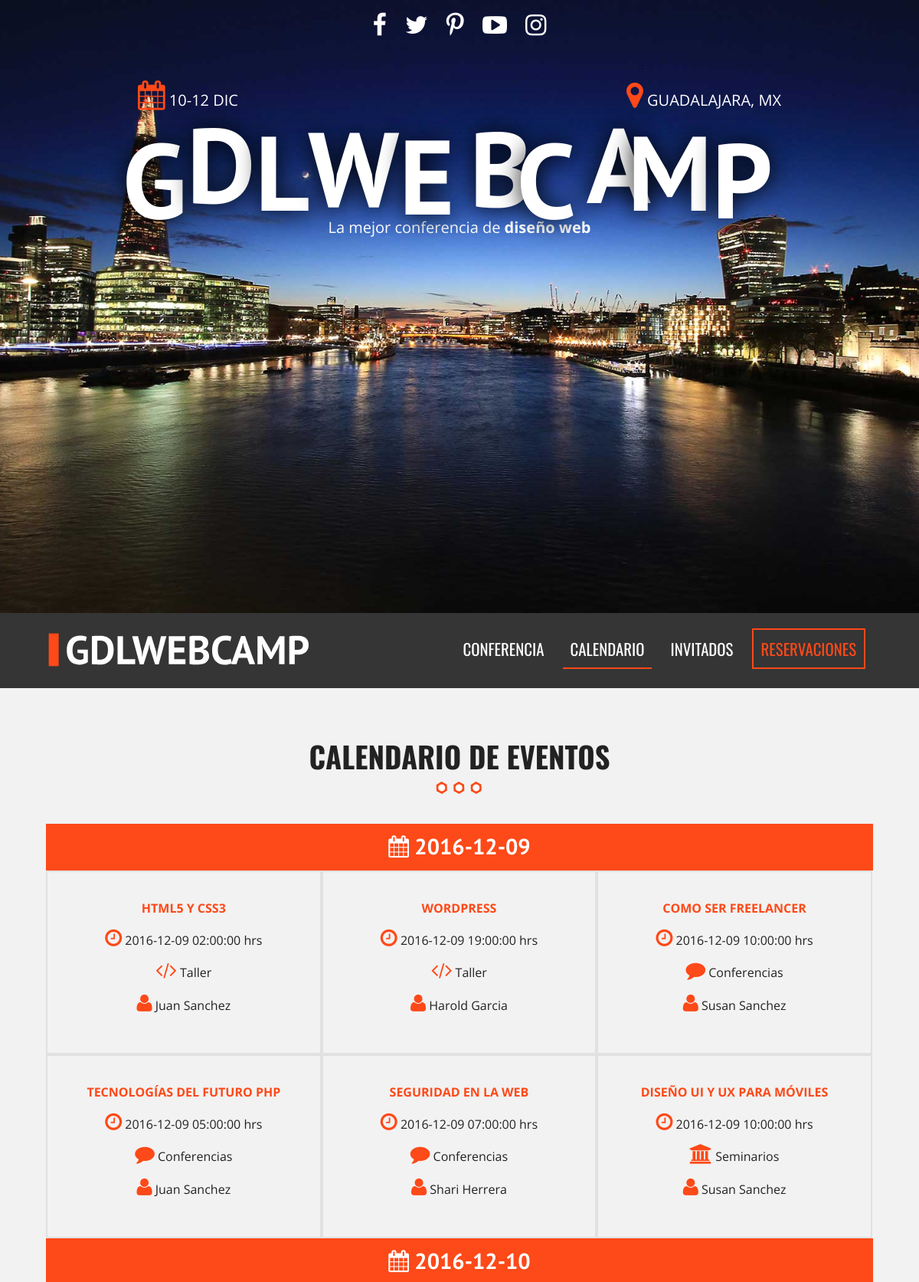
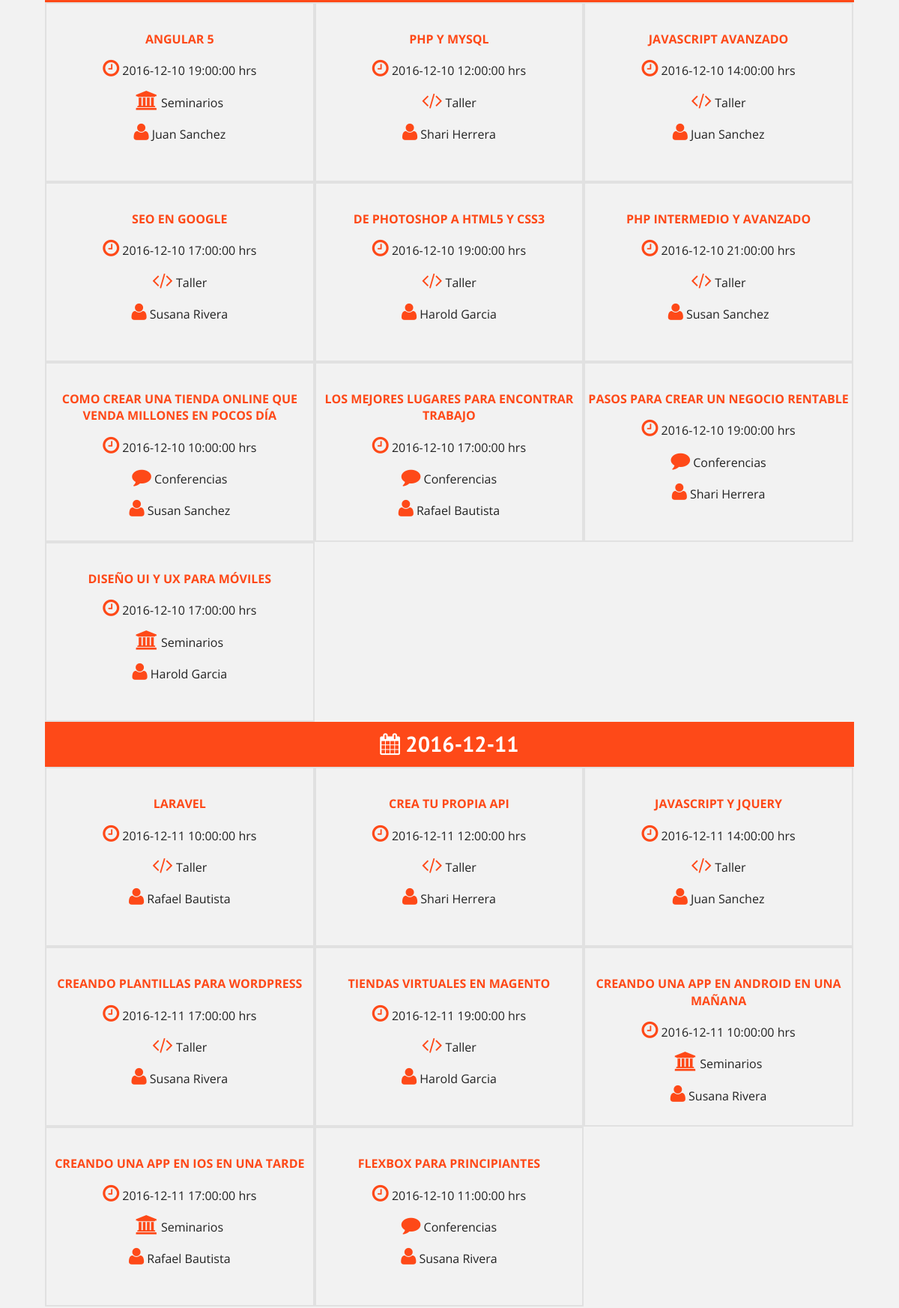
Page /calendario.php (upper part) on the committed database (2 pictures, top to bottom).
### tables this page shows
CREATE TABLE `eventos` (
  `evento_id` tinyint(10) NOT NULL,
  `nombre_evento` varchar(60) NOT NULL,
  `fecha_evento` date NOT NULL,
  `hora_evento` time NOT NULL,
  `id_cat_evento` tinyint(10) NOT NULL,
  `id_inv` tinyint(4) NOT NULL,
  `clave` varchar(10) NOT NULL,
  `editado` datetime NOT NULL
);

CREATE TABLE `invitados` (
  `invitado_id` tinyint(4) NOT NULL,
  `nombre_invitado` varchar(30) NOT NULL,
  `apellido_invitado` varchar(30) NOT NULL,
  `descripcion` text NOT NULL,
  `url_imagen` varchar(50) NOT NULL
);

### calendario.php (the view, shortened to what this page needs)
<?php include_once 'includes/templates/header.php'; ?>
        <section class="seccion contenedor">
              <h2>Calendario de Eventos</h2>
              <?php
                  try {
                    require_once('includes/funciones/bd_conexion.php');
                    $sql = "SELECT `evento_id`, `nombre_evento`, `fecha_evento`, `hora_evento`, `cat_evento`, `nombre_invitado`, `apellido_invitado` ";
                    $sql .= "FROM `eventos` ";
                    $sql .= "INNER JOIN `categoria_evento` ";
                    $sql .= "ON eventos.id_cat_evento=categoria_evento.id_categoria ";
                    $sql .= "INNER JOIN `invitados` ";
                    $sql .= "ON eventos.id_inv=invitados.invitado_id ";
                    $sql .= "ORDER BY `evento_id` ";
                    $resultado = $conn->query($sql);
                  } catch (Exception $e) {
                    $error = $e->getMessage();
                  }
               ?>
               <div class="calendario">
               <?php while($eventos = $resultado->fetch_all(MYSQLI_ASSOC) ) { ?>
                     <?php $dias = array(); ?>
                     <?php foreach($eventos as $evento) {
                        $dias[] = $evento['fecha_evento'];
                     } ?>
                     <?php $dias = array_values(array_unique($dias)) ?>
                     <?php $contador = 0; ?>
                     <?php foreach($eventos as $evento): ?>
                            <?php $dia_actual = $evento['fecha_evento']; ?>
                            <?php if($dia_actual == $dias[$contador]): ?>
                                  <h3>
                                        <i class="fa fa-calendar" aria-hidden="true"></i>
                                        <?php echo $evento['fecha_evento']; ?>
                                  </h3>
                                  <?php $contador++; ?>
                            <?php endif; ?>
                           <div class="dia">
                                 <p class="titulo"><?php echo utf8_encode($evento['nombre_evento']); ?></p>
                                 <p class="hora"><i class="fa fa-clock-o" aria-hidden="true"></i> <?php echo $evento['fecha_evento'] . " " . $evento['hora_evento'] . " hrs"; ?>
                                <p>
                                      <?php $categoria_evento = $evento['cat_evento']; ?>
                                      <?php
                                      switch ($categoria_evento) {
                                        case 'Talleres':
                                          echo '<i class="fa fa-code" aria-hidden="true"></i> Taller';
                                          break;
                                        case 'Conferencias':
                                          echo '<i class="fa fa-comment" aria-hidden="true"></i> Conferencias';
                                          break;
                                        case 'Seminario':
                                          echo '<i class="fa fa-university" aria-hidden="true"></i> Seminarios';
                                          break;
                                          }
                                       ?>
                                </p>
                                <p><i class="fa fa-user" aria-hidden="true"></i>
                                      <?php echo $evento['nombre_invitado'] . " " . $evento['apellido_invitado']; ?>
                                </p>
                           </div>
                     <?php endforeach; ?>
                 </div>
                <?php } ?>
        </section>
    <?php include_once 'includes/templates/footer.php'; ?>

### css/main.css (style rules this page uses)
html { color: #222; font-size: 1em; line-height: 1.4; }
html { box-sizing: border-box; }
*,*:before,*:after { box-sizing: inherit; }
body { background-color: #f2f2f2; font-family: 'Open Sans', sans-serif; }
.contenedor { width: 98%; margin:0 auto; }
@media only screen and (min-width:480px) { .contenedor { width: 95%; } }
@media only screen and (min-width:768px) { .contenedor { width: 90%; } }
@media only screen and (min-width:992px) { .contenedor { width: 90%; max-width: 1100px; } }
.seccion { padding: 30px 0; }
.seccion p { font-size: 1.2em; text-align: center; }
h2 { font-family: 'Oswald', sans-serif; font-size: 2.4em; text-transform: uppercase; text-align: center; }
h2::after { content: ''; margin: 0 auto; background-image: url(../img/separador.png); height: 30px; width: 100px; display: block; }
h3 { font-size: 1.8em; color: #fe4918; font-family: 'PT Sans', sans-serif; margin: 0; }
div.calendario h3 { background-color: #fe4918; clear: both; color: white; text-align: center; padding: 10px 0; }
div.calendario::after { clear: both; display: block; content: ''; }
div.dia { width: 50%; float: left; border: 2px solid #e1e1e1; transition: all .3s ease; }
@media only screen and (min-width:768px) { div.dia { width: 33.3%; min-height: 240px; padding-top: 20px; } }
div.dia p.titulo { color: #fe4918; text-transform: uppercase; font-weight: bold; }
div.dia p { font-size: 1em; }
div.dia i { color: #fe4918; font-size: 1.6em; }

### rows in the picture
eventos: nombre_evento "FLEXBOX PARA PRINCIPIANTES", fecha_evento "2016-12-10", hora_evento "11:00:00", shows "Conferencias", id_inv.nombre_invitado "Susana", id_inv.apellido_invitado "Rivera"
eventos: fecha_evento "2016-12-09", nombre_evento "HTML5 Y CSS3", hora_evento "02:00:00", shows "Taller", id_inv.nombre_invitado "Juan", id_inv.apellido_invitado "Sanchez"
eventos: nombre_evento "WORDPRESS", fecha_evento "2016-12-09", hora_evento "19:00:00", shows "Taller", id_inv.nombre_invitado "Harold", id_inv.apellido_invitado "Garcia"
eventos: nombre_evento "COMO SER FREELANCER", fecha_evento "2016-12-09", hora_evento "10:00:00", shows "Conferencias", id_inv.nombre_invitado "Susan", id_inv.apellido_invitado "Sanchez"
eventos: nombre_evento "TECNOLOGÍAS DEL FUTURO PHP", fecha_evento "2016-12-09", hora_evento "05:00:00", shows "Conferencias", id_inv.nombre_invitado "Juan", id_inv.apellido_invitado "Sanchez"
eventos: nombre_evento "SEGURIDAD EN LA WEB", fecha_evento "2016-12-09", hora_evento "07:00:00", shows "Conferencias", id_inv.nombre_invitado "Shari", id_inv.apellido_invitado "Herrera"
eventos: nombre_evento "DISEÑO UI Y UX PARA MÓVILES", fecha_evento "2016-12-09", hora_evento "10:00:00", shows "Seminarios", id_inv.nombre_invitado "Susan", id_inv.apellido_invitado "Sanchez"
eventos: fecha_evento "2016-12-10", nombre_evento "ANGULAR 5", hora_evento "19:00:00", shows "Seminarios", id_inv.nombre_invitado "Juan", id_inv.apellido_invitado "Sanchez"
eventos: nombre_evento "PHP Y MYSQL", fecha_evento "2016-12-10", hora_evento "12:00:00", shows "Taller", id_inv.nombre_invitado "Shari", id_inv.apellido_invitado "Herrera"
eventos: nombre_evento "JAVASCRIPT AVANZADO", fecha_evento "2016-12-10", hora_evento "14:00:00", shows "Taller", id_inv.nombre_invitado "Juan", id_inv.apellido_invitado "Sanchez"
eventos: nombre_evento "SEO EN GOOGLE", fecha_evento "2016-12-10", hora_evento "17:00:00", shows "Taller", id_inv.nombre_invitado "Susana", id_inv.apellido_invitado "Rivera"
eventos: nombre_evento "DE PHOTOSHOP A HTML5 Y CSS3", fecha_evento "2016-12-10", hora_evento "19:00:00", shows "Taller", id_inv.nombre_invitado "Harold", id_inv.apellido_invitado "Garcia"
eventos: nombre_evento "PHP INTERMEDIO Y AVANZADO", fecha_evento "2016-12-10", hora_evento "21:00:00", shows "Taller", id_inv.nombre_invitado "Susan", id_inv.apellido_invitado "Sanchez"
eventos: nombre_evento "COMO CREAR UNA TIENDA ONLINE QUE VENDA MILLONES EN POCOS DÍA", fecha_evento "2016-12-10", hora_evento "10:00:00", shows "Conferencias", id_inv.nombre_invitado "Susan", id_inv.apellido_invitado "Sanchez"
eventos: nombre_evento "LOS MEJORES LUGARES PARA ENCONTRAR TRABAJO", fecha_evento "2016-12-10", hora_evento "17:00:00", shows "Conferencias", id_inv.nombre_invitado "Rafael", id_inv.apellido_invitado "Bautista"
eventos: nombre_evento "PASOS PARA CREAR UN NEGOCIO RENTABLE", fecha_evento "2016-12-10", hora_evento "19:00:00", shows "Conferencias", id_inv.nombre_invitado "Shari", id_inv.apellido_invitado "Herrera"
eventos: nombre_evento "DISEÑO UI Y UX PARA MÓVILES", fecha_evento "2016-12-10", hora_evento "17:00:00", shows "Seminarios", id_inv.nombre_invitado "Harold", id_inv.apellido_invitado "Garcia"
eventos: fecha_evento "2016-12-11", nombre_evento "LARAVEL", hora_evento "10:00:00", shows "Taller", id_inv.nombre_invitado "Rafael", id_inv.apellido_invitado "Bautista"
eventos: nombre_evento "CREA TU PROPIA API", fecha_evento "2016-12-11", hora_evento "12:00:00", shows "Taller", id_inv.nombre_invitado "Shari", id_inv.apellido_invitado "Herrera"
eventos: nombre_evento "JAVASCRIPT Y JQUERY", fecha_evento "2016-12-11", hora_evento "14:00:00", shows "Taller", id_inv.nombre_invitado "Juan", id_inv.apellido_invitado "Sanchez"
eventos: nombre_evento "CREANDO PLANTILLAS PARA WORDPRESS", fecha_evento "2016-12-11", hora_evento "17:00:00", shows "Taller", id_inv.nombre_invitado "Susana", id_inv.apellido_invitado "Rivera"
eventos: nombre_evento "TIENDAS VIRTUALES EN MAGENTO", fecha_evento "2016-12-11", hora_evento "19:00:00", shows "Taller", id_inv.nombre_invitado "Harold", id_inv.apellido_invitado "Garcia"
eventos: nombre_evento "CREANDO UNA APP EN ANDROID EN UNA MAÑANA", fecha_evento "2016-12-11", hora_evento "10:00:00", shows "Seminarios", id_inv.nombre_invitado "Susana", id_inv.apellido_invitado "Rivera"
eventos: nombre_evento "CREANDO UNA APP EN IOS EN UNA TARDE", fecha_evento "2016-12-11", hora_evento "17:00:00", shows "Seminarios", id_inv.nombre_invitado "Rafael", id_inv.apellido_invitado "Bautista"
